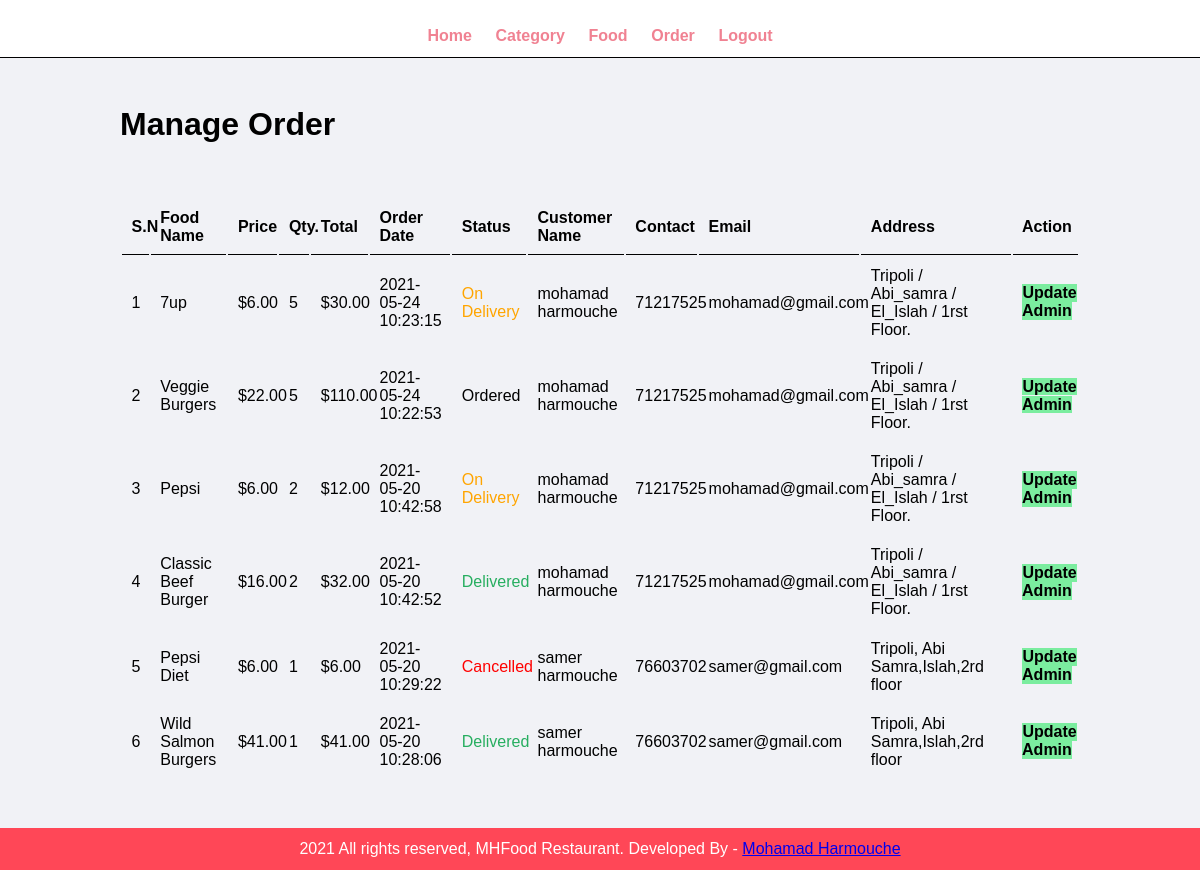
Page /admin/manage-order.php (signed in) on the committed database.
### tables this page shows
CREATE TABLE `tbl_order` (
  `order_id` int(10) UNSIGNED NOT NULL,
  `client_id` int(11) NOT NULL,
  `food_id` int(10) UNSIGNED NOT NULL,
  `qty` int(11) NOT NULL,
  `total` decimal(10,2) NOT NULL,
  `order_date` datetime NOT NULL,
  `status` varchar(50) NOT NULL
);

CREATE TABLE `tbl_food` (
  `id` int(10) UNSIGNED NOT NULL,
  `title` varchar(100) NOT NULL,
  `description` text NOT NULL,
  `price` decimal(10,2) NOT NULL,
  `image_name` varchar(255) NOT NULL,
  `category_id` int(10) UNSIGNED NOT NULL,
  `featured` varchar(10) NOT NULL,
  `active` varchar(10) NOT NULL
);

CREATE TABLE `tbl_client` (
  `id` int(11) NOT NULL,
  `first_name` varchar(50) NOT NULL,
  `last_name` varchar(50) NOT NULL,
  `username` varchar(100) NOT NULL,
  `password` varchar(255) NOT NULL,
  `phone` varchar(20) NOT NULL,
  `address` varchar(50) NOT NULL
);

### admin/manage-order.php (the view, shortened to what this page needs)
<?php include('partials/menu.php') ?>
<div class="main-content">
    <div class="wrapper">
    <h1>Manage Order</h1>
 <br><br><br>
  <table class="tbl-full">
      <tr>
          <th>S.N</th>
          <th>Food Name</th>
          <th>Price</th>
          <th>Qty.</th>
          <th>Total</th>
          <th>Order Date</th>
          <th>Status</th>
          <th>Customer Name</th>
          <th>Contact</th>
          <th>Email</th>
          <th>Address</th>
          <th>Action</th>
</tr>
        <?php
        $sql = "SELECT * FROM tbl_order,tbl_client,tbl_food where tbl_client.id=tbl_order.client_id And tbl_food.id=tbl_order.food_id group BY order_date DESC";
        $res = mysqli_query($con,$sql);
        $count = mysqli_num_rows($res);
        $sn=1;
        if($count>0)
        {
          while($row = mysqli_fetch_assoc($res))
          {
            $id = $row['order_id'];
            $qty = $row['qty'];
            $total = $row['total'];
            $order_date = $row['order_date'];
            $status = $row['status'];
            $food_name = $row['title'];
            $address = $row['address'];
            $first_name = $row['first_name'];
            $last_name = $row['last_name'];
            $full_name = $first_name." "." ".$last_name;
            $username = $row['username'];
            $phone = $row['phone'];
            $price=$row['price'];
            ?>
            <tr>
              <td><?php echo $sn++;?></td>
              <td><?php echo $food_name;?></td>
              <td><?php echo "$".$price;?></td>
              <td><?php echo $qty;?></td>
              <td><?php echo "$".$total;?></td>
              <td><?php echo $order_date;?></td>
              <td>
              <?php
                if($status=="Ordered")
                {
                  echo "<label>$status</lable>";
                }
                elseif($status=="On Delivery")
                {
                  echo "<label style='color:orange;'>$status</lable>";
                }
                elseif($status=="Delivered")
                {
                  echo "<label style='color:#27ae60;'>$status</lable>";
                }
                elseif($status=="Cancelled")
                {
                  echo "<label style='color:red;'>$status</lable>";
                }
              ?>
              </td>
              <td><?php echo $full_name;?></td>
              <td><?php echo $phone;?></td>
              <td><?php echo $username?></td>
              <td><?php echo $address;?></td>
              <td>
              <a href="<?php echo SiteUrl;?>admin/update-order.php?id=<?php echo $id;?>" class="btn-secondary">Update Admin</a>
            </td>
          </tr>
            <?php
          }
        }
        else
        {
          echo "<tr><td colspan='12' class='error'>Order not Available</td></tr>";
        }
        ?>
  </table>
</div>
</div>
<?php include('partials/footer.php') ?>

### css/admin.css (style rules this page uses)
* { margin: 0; padding: 0; font-family: Arial, Helvetica, sans-serif; }
.wrapper { padding: 1%; width: 80%; margin: 0 auto; }
.tbl-full { width: 100%; }
table tr th { border-bottom: 1px solid black; padding: 1%; text-align: left; }
table tr td { padding: 1%; }
.btn-secondary { background-color: #7bed9f; padding: 1%; color: black; text-decoration: none; font-weight: bold; }
.main-content { background-color: #f1f2f6; padding: 3% 0; }

### rows in the picture
tbl_order: food.title "7up", food.price "6.00", qty "5", total "30.00", order_date "2021-05-24 10:23:15", status "On Delivery", client.last_name "mohamad harmouche", client.phone "71217525", client.username "mohamad@gmail.com", client.address "Tripoli / Abi_samra / El_Islah / 1rst Floor."
tbl_order: food.title "Veggie Burgers", food.price "22.00", qty "5", total "110.00", order_date "2021-05-24 10:22:53", status "Ordered", client.last_name "mohamad harmouche", client.phone "71217525", client.username "mohamad@gmail.com", client.address "Tripoli / Abi_samra / El_Islah / 1rst Floor."
tbl_order: food.title "Pepsi", food.price "6.00", qty "2", total "12.00", order_date "2021-05-20 10:42:58", status "On Delivery", client.last_name "mohamad harmouche", client.phone "71217525", client.username "mohamad@gmail.com", client.address "Tripoli / Abi_samra / El_Islah / 1rst Floor."
tbl_order: food.title "Classic Beef Burger", food.price "16.00", qty "2", total "32.00", order_date "2021-05-20 10:42:52", status "Delivered", client.last_name "mohamad harmouche", client.phone "71217525", client.username "mohamad@gmail.com", client.address "Tripoli / Abi_samra / El_Islah / 1rst Floor."
tbl_order: food.title "Pepsi Diet", food.price "6.00", qty "1", total "6.00", order_date "2021-05-20 10:29:22", status "Cancelled", client.last_name "samer harmouche", client.phone "76603702", client.username "samer@gmail.com", client.address "Tripoli, Abi Samra,Islah,2rd floor"
tbl_order: food.title "Wild Salmon Burgers", food.price "41.00", qty "1", total "41.00", order_date "2021-05-20 10:28:06", status "Delivered", client.last_name "samer harmouche", client.phone "76603702", client.username "samer@gmail.com", client.address "Tripoli, Abi Samra,Islah,2rd floor"
